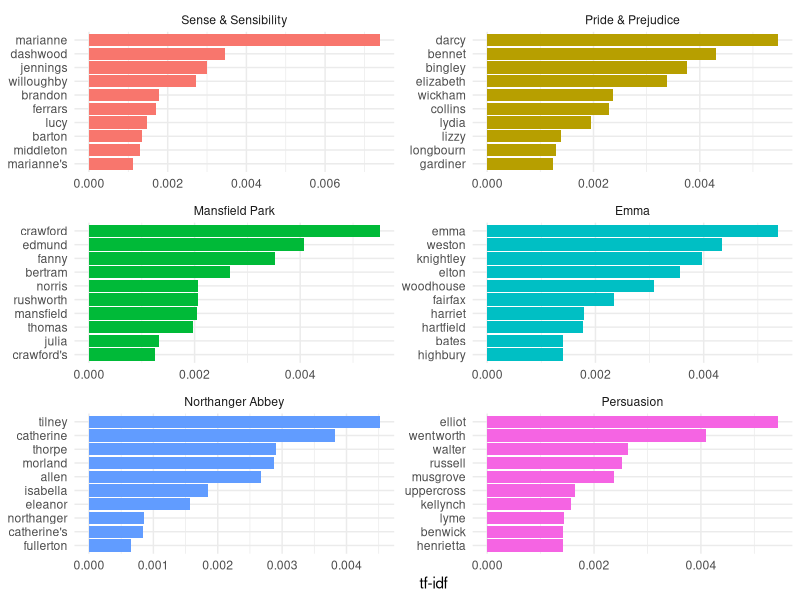

Reproduce this figure in R.
## ---- chunk 1
library(knitr)
opts_chunk$set(message = FALSE, warning = FALSE, cache = TRUE)
## ---- chunk 2
library(dplyr) # Funktionen für Datenmanipulation und -transformation
library(janeaustenr) # Jane Austen Corpus
library(tidytext) # Funktionen für Textanalysen
library(ggplot2) # Funktionen zur Datenvisualisierung
## ---- chunk 3
book_words <- austen_books() %>% # 1. Corpus wird geladen
  unnest_tokens(word, text) %>% # 2. Wörter (tokens) werden je Roman extrahiert
  count(book, word, sort = TRUE) %>% # 3. Wörter werden je Roman gezählt und anschließend sortiert
  ungroup() # 4. Gruppierung für Zählung wurd aufgehoben

#' Gesamtzahl Wörter je Buch
total_words <- book_words %>% 
  group_by(book) %>% 
  summarize(total = sum(n))
total_words %>%
  arrange(desc(total))
## ---- chunk 4
#' zum Datensatz book_word hinzufügen
book_words <- left_join(book_words, total_words)

book_words
## ---- chunk 5
book_words <- book_words %>%
  filter(!word %in% c("churchill", "elinor")) %>%
  bind_tf_idf(word, book, n) %>%
  arrange(desc(tf_idf)) # sortierung nach Tf-idf-Maß absteigend
book_words
## ---- chunk 6
book_words %>%
  mutate(word = factor(word, levels = rev(unique(word)))) %>% 
  group_by(book) %>% 
  top_n(10) %>%
  ungroup() %>%
  ggplot(aes(word, tf_idf, fill = book)) +
  geom_col(show.legend = FALSE) +
  labs(x = NULL, y = "tf-idf") +
  facet_wrap(~book, ncol = 2, scales = "free") +
  coord_flip() +
  theme_minimal()
